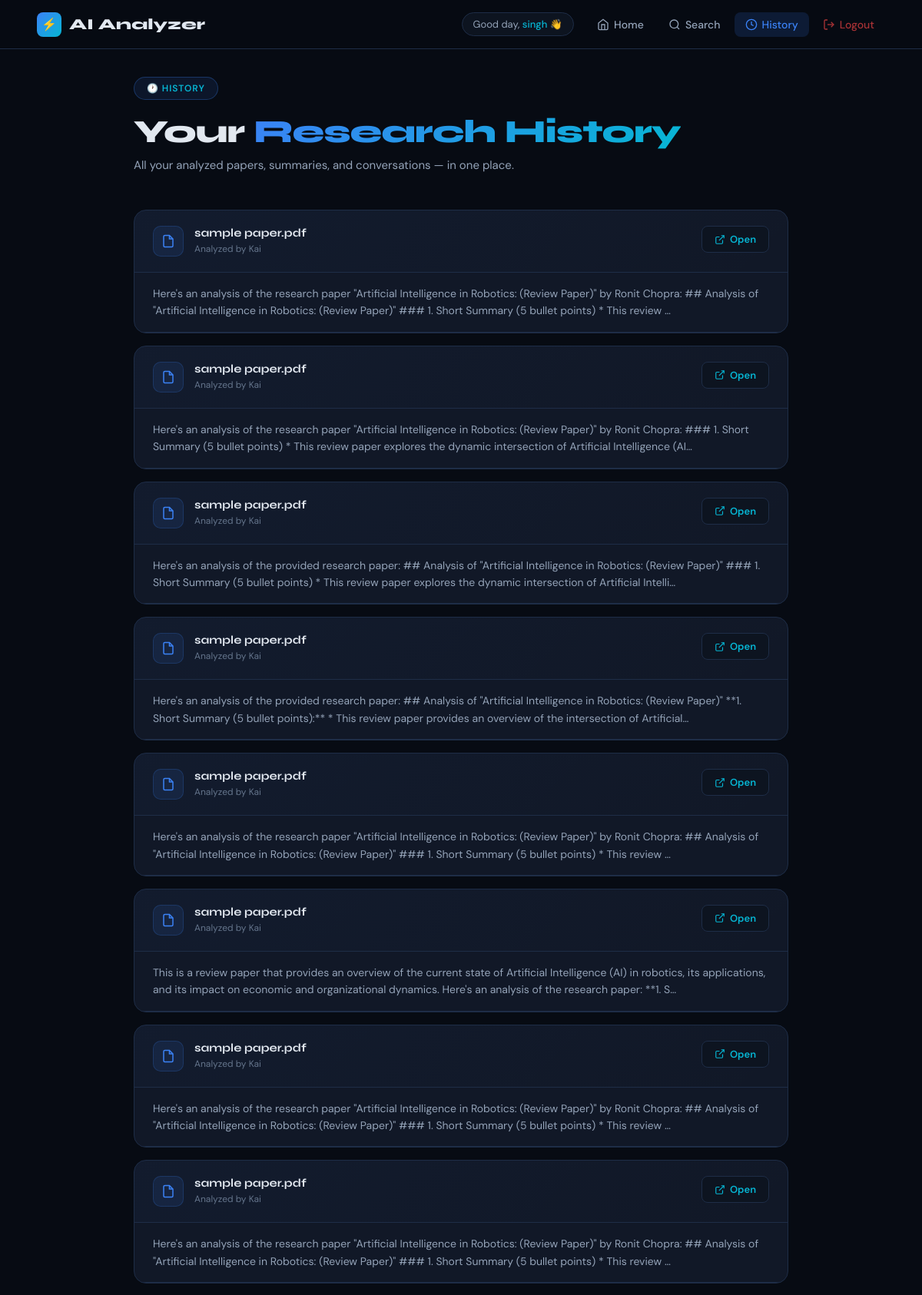
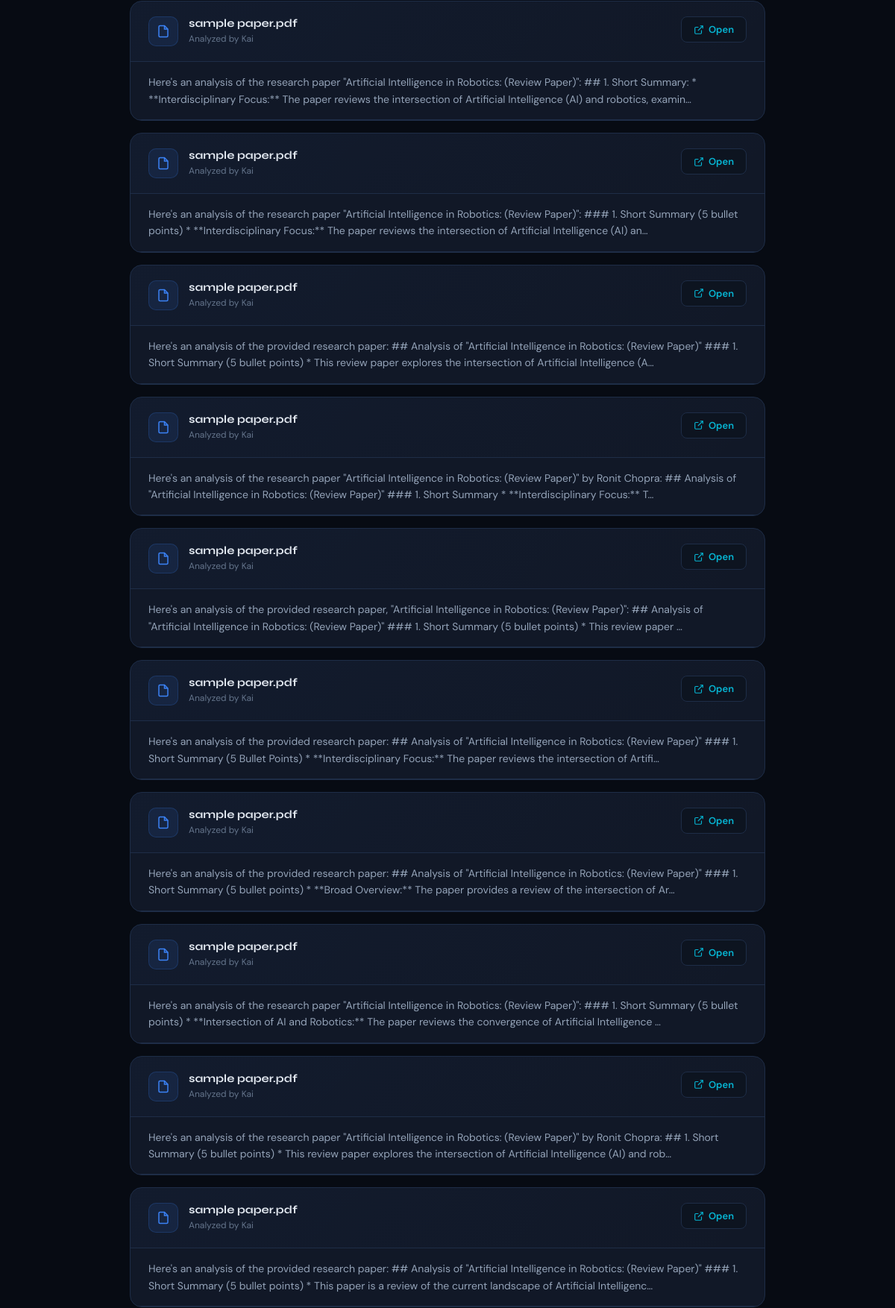
/history/ (signed in, upper part), run on the app's committed database (2 pictures, top to bottom).
### app/models.py (models this page shows, shortened)
class ResearchHistory(models.Model):
    user = models.ForeignKey(User, on_delete=models.CASCADE)
    pdf_name = models.CharField(max_length=255)
    summary = models.TextField()
    extracted_text = models.TextField()
    created_at = models.DateTimeField(auto_now_add=True)

### app/views.py (the view)
# urls.py: path("history/",views.history_view,name="history"),
@login_required
def history_view(request):
    history = ResearchHistory.objects.filter(
        user=request.user
    ).order_by("-id")   # safer than created_at
    return render(request, "history.html", {
        "history": history
    })

### templates/history.html (shortened to what this page needs)
<!DOCTYPE html>
<html lang="en">
<head>
</head>
<body>
<nav>
    <a href="/" class="nav-brand">
        <div class="nav-brand-icon">⚡</div>
        AI Analyzer
    </a>
    <div class="nav-right">
        {% if user.is_authenticated %}
        <div class="nav-greeting">Good day, <span>{{ user.username }}</span> 👋</div>
        {% endif %}
        <a href="/" class="nav-link">
            <svg viewBox="0 0 24 24" fill="none" stroke="currentColor" stroke-width="2"><path d="M3 9l9-7 9 7v11a2 2 0 01-2 2H5a2 2 0 01-2-2z"/><polyline points="9,22 9,12 15,12 15,22"/></svg>
            Home
        </a>
        <a href="{% url 'paper_search' %}" class="nav-link">
            <svg viewBox="0 0 24 24" fill="none" stroke="currentColor" stroke-width="2"><circle cx="11" cy="11" r="8"/><line x1="21" y1="21" x2="16.65" y2="16.65"/></svg>
            Search
        </a>
        <a href="{% url 'history' %}" class="nav-link active">
            <svg viewBox="0 0 24 24" fill="none" stroke="currentColor" stroke-width="2"><circle cx="12" cy="12" r="10"/><polyline points="12,6 12,12 16,14"/></svg>
            History
        </a>
        {% if user.is_authenticated %}
        <a href="{% url 'logout' %}" class="nav-link nav-link-logout">
            <svg viewBox="0 0 24 24" fill="none" stroke="currentColor" stroke-width="2"><path d="M9 21H5a2 2 0 01-2-2V5a2 2 0 012-2h4"/><polyline points="16,17 21,12 16,7"/><line x1="21" y1="12" x2="9" y2="12"/></svg>
            Logout
        </a>
        {% endif %}
    </div>
</nav>
<div class="page-wrap">
    <div class="page-header">
        <div class="page-badge">🕐 History</div>
        <h1>Your <em>Research History</em></h1>
        <p>All your analyzed papers, summaries, and conversations — in one place.</p>
    </div>
    {% if history %}
    <div class="history-list">
        {% for item in history %}
        <div class="history-card">
            <div class="history-card-header">
                <div class="history-card-left">
                    <div class="history-icon">
                        <svg viewBox="0 0 24 24" fill="none" stroke="currentColor" stroke-width="2"><path d="M14 2H6a2 2 0 00-2 2v16a2 2 0 002 2h12a2 2 0 002-2V8z"/><polyline points="14,2 14,8 20,8"/></svg>
                    </div>
                    <div>
                        <div class="history-name">{{ item.pdf_name }}</div>
                        <div class="history-meta">Analyzed by Kai</div>
                    </div>
                </div>
                <a href="{% url 'paper_detail' item.id %}" class="btn-open">
                    <svg viewBox="0 0 24 24" fill="none" stroke="currentColor" stroke-width="2"><path d="M18 13v6a2 2 0 01-2 2H5a2 2 0 01-2-2V8a2 2 0 012-2h6"/><polyline points="15,3 21,3 21,9"/><line x1="10" y1="14" x2="21" y2="3"/></svg>
                    Open
                </a>
            </div>
            {% if item.summary %}
            <div class="history-summary">
                {{ item.summary|truncatechars:240 }}
            </div>
            {% endif %}
        </div>
        {% endfor %}
    </div>
    {% endif %}
</div>
</body>
</html>

### templates/history.html (style rules this page uses)
*, *::before, *::after { box-sizing: border-box; margin: 0; padding: 0; }
:root { --bg: #070b13; --surface: #0d1420; --card: #111827; --card2: #141e2e; --border: #1e2d47; --border2: #243450; --accent: #3b82f6; --accent2: #06b6d4; --accent-glow: rgba(59,130,246,0.15); --text: #e2e8f0; --muted: #64748b; --muted2: #94a3b8; --success: #10b981; --font-head: 'Syne', sans-serif; --font-body: 'DM Sans', sans-serif; }
body { background: var(--bg); color: var(--text); font-family: var(--font-body); overflow-x: hidden; }
nav { position: fixed; top: 0; left: 0; right: 0; z-index: 100; display: flex; align-items: center; justify-content: space-between; padding: 0 48px; height: 64px; background: rgba(7,11,19,0.8); backdrop-filter: blur(20px); border-bottom: 1px solid var(--border); }
.nav-brand { font-family: var(--font-head); font-size: 20px; font-weight: 800; color: var(--text); text-decoration: none; display: flex; align-items: center; gap: 10px; }
.nav-brand-icon { width: 32px; height: 32px; background: linear-gradient(135deg, var(--accent), var(--accent2)); border-radius: 8px; display: flex; align-items: center; justify-content: center; font-size: 16px; }
.nav-right { display: flex; align-items: center; gap: 4px; }
.nav-greeting { font-size: 13px; color: var(--muted2); padding: 6px 14px; margin-right: 12px; background: var(--surface); border: 1px solid var(--border); border-radius: 20px; }
.nav-greeting span { color: var(--accent2); font-weight: 500; }
.nav-link { display: flex; align-items: center; gap: 6px; padding: 7px 14px; border-radius: 8px; font-size: 14px; font-weight: 500; color: var(--muted2); text-decoration: none; transition: all 0.2s; }
.nav-link.active { background: var(--accent-glow); color: var(--accent); }
.nav-link svg { width: 16px; height: 16px; }
.nav-link-logout { color: #ef4444; opacity: 0.7; }
.page-wrap { padding: 100px 24px 80px; max-width: 900px; margin: 0 auto; }
.page-header { margin-bottom: 48px; }
.page-badge { display: inline-flex; align-items: center; gap: 8px; padding: 6px 16px; background: rgba(59,130,246,0.1); border: 1px solid rgba(59,130,246,0.3); border-radius: 20px; font-size: 12px; font-weight: 600; color: var(--accent2); letter-spacing: 0.08em; text-transform: uppercase; margin-bottom: 16px; }
.page-header h1 { font-family: var(--font-head); font-size: clamp(28px, 4vw, 42px); font-weight: 800; letter-spacing: -1px; margin-bottom: 8px; }
.page-header h1 em { font-style: normal; background: linear-gradient(135deg, var(--accent), var(--accent2)); -webkit-background-clip: text; -webkit-text-fill-color: transparent; background-clip: text; }
.page-header p { color: var(--muted2); font-size: 15px; }
.history-list { display: flex; flex-direction: column; gap: 16px; }
.history-card { background: var(--card); border: 1px solid var(--border); border-radius: 16px; overflow: hidden; transition: border-color 0.2s, transform 0.2s; }
.history-card-header { padding: 20px 24px; display: flex; align-items: flex-start; justify-content: space-between; gap: 16px; border-bottom: 1px solid var(--border); background: linear-gradient(135deg, rgba(59,130,246,0.03), transparent); }
.history-card-left { display: flex; align-items: flex-start; gap: 14px; flex: 1; min-width: 0; }
.history-icon { width: 40px; height: 40px; background: rgba(59,130,246,0.1); border: 1px solid rgba(59,130,246,0.2); border-radius: 10px; display: flex; align-items: center; justify-content: center; flex-shrink: 0; }
.history-icon svg { width: 18px; height: 18px; color: var(--accent); }
.history-name { font-family: var(--font-head); font-size: 15px; font-weight: 700; white-space: nowrap; overflow: hidden; text-overflow: ellipsis; margin-bottom: 4px; }
.history-meta { font-size: 12px; color: var(--muted); }
.btn-open { flex-shrink: 0; display: flex; align-items: center; gap: 6px; padding: 8px 16px; background: var(--surface); border: 1px solid var(--border); border-radius: 8px; font-size: 13px; font-weight: 600; color: var(--accent2); text-decoration: none; transition: all 0.2s; }
.btn-open svg { width: 14px; height: 14px; }
.history-summary { padding: 16px 24px; font-size: 14px; color: var(--muted2); line-height: 1.6; border-bottom: 1px solid var(--border); }

### data on the page
ResearchHistory: pdf_name "sample paper.pdf", summary "Here's an analysis of the research paper \"Artificial Intelligence in Robotics: (Review Paper)\" by Ronit Chopra: ## Analysis of \"Artificial Intelligence in Robotics: (Review Paper)\" ### 1. Short Summary (5 bullet points) * This review …"
ResearchHistory: pdf_name "sample paper.pdf", summary "Here's an analysis of the research paper \"Artificial Intelligence in Robotics: (Review Paper)\" by Ronit Chopra: ### 1. Short Summary (5 bullet points) * This review paper explores the dynamic intersection of Artificial Intelligence (AI…"
ResearchHistory: pdf_name "sample paper.pdf", summary "Here's an analysis of the provided research paper: ## Analysis of \"Artificial Intelligence in Robotics: (Review Paper)\" ### 1. Short Summary (5 bullet points) * This review paper explores the dynamic intersection of Artificial Intelli…"
ResearchHistory: pdf_name "sample paper.pdf", summary "Here's an analysis of the provided research paper: ## Analysis of \"Artificial Intelligence in Robotics: (Review Paper)\" **1. Short Summary (5 bullet points):** * This review paper provides an overview of the intersection of Artificial…"
ResearchHistory: pdf_name "sample paper.pdf", summary "Here's an analysis of the research paper \"Artificial Intelligence in Robotics: (Review Paper)\" by Ronit Chopra: ## Analysis of \"Artificial Intelligence in Robotics: (Review Paper)\" ### 1. Short Summary (5 bullet points) * This review …"
ResearchHistory: pdf_name "sample paper.pdf", summary "This is a review paper that provides an overview of the current state of Artificial Intelligence (AI) in robotics, its applications, and its impact on economic and organizational dynamics. Here's an analysis of the research paper: **1. S…"
ResearchHistory: pdf_name "sample paper.pdf", summary "Here's an analysis of the research paper \"Artificial Intelligence in Robotics: (Review Paper)\" by Ronit Chopra: ## Analysis of \"Artificial Intelligence in Robotics: (Review Paper)\" ### 1. Short Summary (5 bullet points) * This review …"
ResearchHistory: pdf_name "sample paper.pdf", summary "Here's an analysis of the research paper \"Artificial Intelligence in Robotics: (Review Paper)\" by Ronit Chopra: ## Analysis of \"Artificial Intelligence in Robotics: (Review Paper)\" ### 1. Short Summary (5 bullet points) * This review …"
ResearchHistory: pdf_name "sample paper.pdf", summary "Here's an analysis of the research paper \"Artificial Intelligence in Robotics: (Review Paper)\": ## 1. Short Summary: * **Interdisciplinary Focus:** The paper reviews the intersection of Artificial Intelligence (AI) and robotics, examin…"
ResearchHistory: pdf_name "sample paper.pdf", summary "Here's an analysis of the research paper \"Artificial Intelligence in Robotics: (Review Paper)\": ### 1. Short Summary (5 bullet points) * **Interdisciplinary Focus:** The paper reviews the intersection of Artificial Intelligence (AI) an…"
ResearchHistory: pdf_name "sample paper.pdf", summary "Here's an analysis of the provided research paper: ## Analysis of \"Artificial Intelligence in Robotics: (Review Paper)\" ### 1. Short Summary (5 bullet points) * This review paper explores the intersection of Artificial Intelligence (A…"
ResearchHistory: pdf_name "sample paper.pdf", summary "Here's an analysis of the research paper \"Artificial Intelligence in Robotics: (Review Paper)\" by Ronit Chopra: ## Analysis of \"Artificial Intelligence in Robotics: (Review Paper)\" ### 1. Short Summary * **Interdisciplinary Focus:** T…"
ResearchHistory: pdf_name "sample paper.pdf", summary "Here's an analysis of the provided research paper, \"Artificial Intelligence in Robotics: (Review Paper)\": ## Analysis of \"Artificial Intelligence in Robotics: (Review Paper)\" ### 1. Short Summary (5 bullet points) * This review paper …"
ResearchHistory: pdf_name "sample paper.pdf", summary "Here's an analysis of the provided research paper: ## Analysis of \"Artificial Intelligence in Robotics: (Review Paper)\" ### 1. Short Summary (5 Bullet Points) * **Interdisciplinary Focus:** The paper reviews the intersection of Artifi…"
ResearchHistory: pdf_name "sample paper.pdf", summary "Here's an analysis of the provided research paper: ## Analysis of \"Artificial Intelligence in Robotics: (Review Paper)\" ### 1. Short Summary (5 bullet points) * **Broad Overview:** The paper provides a review of the intersection of Ar…"
ResearchHistory: pdf_name "sample paper.pdf", summary "Here's an analysis of the research paper \"Artificial Intelligence in Robotics: (Review Paper)\": ### 1. Short Summary (5 bullet points) * **Intersection of AI and Robotics:** The paper reviews the convergence of Artificial Intelligence …"
ResearchHistory: pdf_name "sample paper.pdf", summary "Here's an analysis of the research paper \"Artificial Intelligence in Robotics: (Review Paper)\" by Ronit Chopra: ## 1. Short Summary (5 bullet points) * This review paper explores the intersection of Artificial Intelligence (AI) and rob…"
ResearchHistory: pdf_name "sample paper.pdf", summary "Here's an analysis of the provided research paper: ## Analysis of \"Artificial Intelligence in Robotics: (Review Paper)\" ### 1. Short Summary (5 bullet points) * This paper is a review of the current landscape of Artificial Intelligenc…"

### other printed values
{{ user.username }} "singh"
